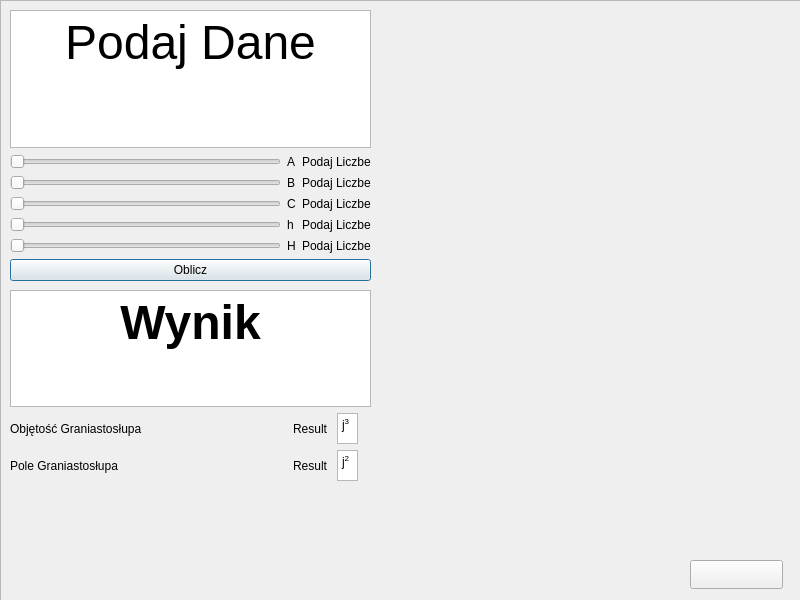
<?xml version="1.0" encoding="UTF-8"?>
<ui version="4.0">
 <class>PrismTriangle</class>
 <widget class="QDialog" name="PrismTriangle">
  <property name="geometry">
   <rect>
    <x>0</x>
    <y>0</y>
    <width>800</width>
    <height>600</height>
   </rect>
  </property>
  <property name="minimumSize">
   <size>
    <width>800</width>
    <height>600</height>
   </size>
  </property>
  <property name="maximumSize">
   <size>
    <width>800</width>
    <height>600</height>
   </size>
  </property>
  <property name="windowTitle">
   <string>Dialog</string>
  </property>
  <widget class="QWidget" name="layoutWidget">
   <property name="geometry">
    <rect>
     <x>10</x>
     <y>290</y>
     <width>361</width>
     <height>191</height>
    </rect>
   </property>
   <layout class="QVBoxLayout" name="verticalLayout_2">
    <item>
     <widget class="QTextBrowser" name="textBrowser_2">
      <property name="html">
       <string>&lt;!DOCTYPE HTML PUBLIC &quot;-//W3C//DTD HTML 4.0//EN&quot; &quot;http://www.w3.org/TR/REC-html40/strict.dtd&quot;&gt;
&lt;html&gt;&lt;head&gt;&lt;meta name=&quot;qrichtext&quot; content=&quot;1&quot; /&gt;&lt;meta charset=&quot;utf-8&quot; /&gt;&lt;style type=&quot;text/css&quot;&gt;
p, li { white-space: pre-wrap; }
hr { height: 1px; border-width: 0; }
li.unchecked::marker { content: &quot;\2610&quot;; }
li.checked::marker { content: &quot;\2612&quot;; }
&lt;/style&gt;&lt;/head&gt;&lt;body style=&quot; font-family:'Segoe UI'; font-size:9pt; font-weight:400; font-style:normal;&quot;&gt;
&lt;p align=&quot;center&quot; style=&quot; margin-top:0px; margin-bottom:0px; margin-left:0px; margin-right:0px; -qt-block-indent:0; text-indent:0px;&quot;&gt;&lt;span style=&quot; font-size:36pt; font-weight:700;&quot;&gt;Wynik&lt;/span&gt;&lt;/p&gt;&lt;/body&gt;&lt;/html&gt;</string>
      </property>
     </widget>
    </item>
    <item>
     <layout class="QGridLayout" name="gridLayout_2">
      <item row="1" column="4">
       <widget class="QTextBrowser" name="textBrowser_3">
        <property name="minimumSize">
         <size>
          <width>21</width>
          <height>31</height>
         </size>
        </property>
        <property name="maximumSize">
         <size>
          <width>21</width>
          <height>31</height>
         </size>
        </property>
        <property name="html">
         <string>&lt;!DOCTYPE HTML PUBLIC &quot;-//W3C//DTD HTML 4.0//EN&quot; &quot;http://www.w3.org/TR/REC-html40/strict.dtd&quot;&gt;
&lt;html&gt;&lt;head&gt;&lt;meta name=&quot;qrichtext&quot; content=&quot;1&quot; /&gt;&lt;meta charset=&quot;utf-8&quot; /&gt;&lt;style type=&quot;text/css&quot;&gt;
p, li { white-space: pre-wrap; }
hr { height: 1px; border-width: 0; }
li.unchecked::marker { content: &quot;\2610&quot;; }
li.checked::marker { content: &quot;\2612&quot;; }
&lt;/style&gt;&lt;/head&gt;&lt;body style=&quot; font-family:'Segoe UI'; font-size:9pt; font-weight:400; font-style:normal;&quot;&gt;
&lt;p style=&quot; margin-top:0px; margin-bottom:0px; margin-left:0px; margin-right:0px; -qt-block-indent:0; text-indent:0px;&quot;&gt;j&lt;span style=&quot; vertical-align:super;&quot;&gt;2&lt;/span&gt;&lt;/p&gt;&lt;/body&gt;&lt;/html&gt;</string>
        </property>
       </widget>
      </item>
      <item row="0" column="5">
       <widget class="QLabel" name="label_7">
        <property name="text">
         <string/>
        </property>
       </widget>
      </item>
      <item row="1" column="0">
       <widget class="QLabel" name="label_6">
        <property name="text">
         <string>Pole Graniastosłupa</string>
        </property>
       </widget>
      </item>
      <item row="1" column="1">
       <spacer name="horizontalSpacer_2">
        <property name="orientation">
         <enum>Qt::Horizontal</enum>
        </property>
        <property name="sizeHint" stdset="0">
         <size>
          <width>40</width>
          <height>20</height>
         </size>
        </property>
       </spacer>
      </item>
      <item row="0" column="0">
       <widget class="QLabel" name="label_5">
        <property name="text">
         <string>Objętość Graniastosłupa</string>
        </property>
       </widget>
      </item>
      <item row="1" column="3">
       <widget class="QLabel" name="labelPole">
        <property name="text">
         <string>Result </string>
        </property>
       </widget>
      </item>
      <item row="0" column="1">
       <spacer name="horizontalSpacer">
        <property name="orientation">
         <enum>Qt::Horizontal</enum>
        </property>
        <property name="sizeHint" stdset="0">
         <size>
          <width>40</width>
          <height>20</height>
         </size>
        </property>
       </spacer>
      </item>
      <item row="0" column="3">
       <widget class="QLabel" name="labelOb">
        <property name="text">
         <string>Result</string>
        </property>
       </widget>
      </item>
      <item row="0" column="4">
       <widget class="QTextBrowser" name="textBrowser_4">
        <property name="minimumSize">
         <size>
          <width>21</width>
          <height>31</height>
         </size>
        </property>
        <property name="maximumSize">
         <size>
          <width>21</width>
          <height>31</height>
         </size>
        </property>
        <property name="html">
         <string>&lt;!DOCTYPE HTML PUBLIC &quot;-//W3C//DTD HTML 4.0//EN&quot; &quot;http://www.w3.org/TR/REC-html40/strict.dtd&quot;&gt;
&lt;html&gt;&lt;head&gt;&lt;meta name=&quot;qrichtext&quot; content=&quot;1&quot; /&gt;&lt;meta charset=&quot;utf-8&quot; /&gt;&lt;style type=&quot;text/css&quot;&gt;
p, li { white-space: pre-wrap; }
hr { height: 1px; border-width: 0; }
li.unchecked::marker { content: &quot;\2610&quot;; }
li.checked::marker { content: &quot;\2612&quot;; }
&lt;/style&gt;&lt;/head&gt;&lt;body style=&quot; font-family:'Segoe UI'; font-size:9pt; font-weight:400; font-style:normal;&quot;&gt;
&lt;p style=&quot; margin-top:0px; margin-bottom:0px; margin-left:0px; margin-right:0px; -qt-block-indent:0; text-indent:0px;&quot;&gt;j&lt;span style=&quot; vertical-align:super;&quot;&gt;3&lt;/span&gt;&lt;/p&gt;&lt;/body&gt;&lt;/html&gt;</string>
        </property>
       </widget>
      </item>
     </layout>
    </item>
   </layout>
  </widget>
  <widget class="QWidget" name="layoutWidget_2">
   <property name="geometry">
    <rect>
     <x>10</x>
     <y>10</y>
     <width>361</width>
     <height>271</height>
    </rect>
   </property>
   <layout class="QVBoxLayout" name="verticalLayout">
    <item>
     <widget class="QTextBrowser" name="textBrowser">
      <property name="html">
       <string>&lt;!DOCTYPE HTML PUBLIC &quot;-//W3C//DTD HTML 4.0//EN&quot; &quot;http://www.w3.org/TR/REC-html40/strict.dtd&quot;&gt;
&lt;html&gt;&lt;head&gt;&lt;meta name=&quot;qrichtext&quot; content=&quot;1&quot; /&gt;&lt;meta charset=&quot;utf-8&quot; /&gt;&lt;style type=&quot;text/css&quot;&gt;
p, li { white-space: pre-wrap; }
hr { height: 1px; border-width: 0; }
li.unchecked::marker { content: &quot;\2610&quot;; }
li.checked::marker { content: &quot;\2612&quot;; }
&lt;/style&gt;&lt;/head&gt;&lt;body style=&quot; font-family:'Segoe UI'; font-size:9pt; font-weight:400; font-style:normal;&quot;&gt;
&lt;p align=&quot;center&quot; style=&quot; margin-top:0px; margin-bottom:0px; margin-left:0px; margin-right:0px; -qt-block-indent:0; text-indent:0px;&quot;&gt;&lt;span style=&quot; font-size:36pt;&quot;&gt;Podaj Dane&lt;/span&gt;&lt;/p&gt;&lt;/body&gt;&lt;/html&gt;</string>
      </property>
     </widget>
    </item>
    <item>
     <layout class="QGridLayout" name="gridLayout">
      <item row="2" column="0">
       <widget class="QSlider" name="SliderC">
        <property name="minimum">
         <number>1</number>
        </property>
        <property name="maximum">
         <number>100</number>
        </property>
        <property name="orientation">
         <enum>Qt::Horizontal</enum>
        </property>
       </widget>
      </item>
      <item row="2" column="1">
       <widget class="QLabel" name="label_4">
        <property name="text">
         <string>C</string>
        </property>
       </widget>
      </item>
      <item row="3" column="1">
       <widget class="QLabel" name="label_8">
        <property name="text">
         <string>h</string>
        </property>
       </widget>
      </item>
      <item row="1" column="1">
       <widget class="QLabel" name="label_3">
        <property name="text">
         <string>B</string>
        </property>
       </widget>
      </item>
      <item row="0" column="2">
       <widget class="QLabel" name="label_a_value">
        <property name="text">
         <string>Podaj Liczbe</string>
        </property>
       </widget>
      </item>
      <item row="3" column="0">
       <widget class="QSlider" name="Sliderh">
        <property name="minimum">
         <number>1</number>
        </property>
        <property name="maximum">
         <number>100</number>
        </property>
        <property name="orientation">
         <enum>Qt::Horizontal</enum>
        </property>
       </widget>
      </item>
      <item row="3" column="2">
       <widget class="QLabel" name="label_h_value">
        <property name="text">
         <string>Podaj Liczbe</string>
        </property>
       </widget>
      </item>
      <item row="0" column="0">
       <widget class="QSlider" name="SliderA">
        <property name="minimum">
         <number>1</number>
        </property>
        <property name="maximum">
         <number>100</number>
        </property>
        <property name="orientation">
         <enum>Qt::Horizontal</enum>
        </property>
       </widget>
      </item>
      <item row="2" column="2">
       <widget class="QLabel" name="label_c_value">
        <property name="text">
         <string>Podaj Liczbe</string>
        </property>
       </widget>
      </item>
      <item row="1" column="0">
       <widget class="QSlider" name="SliderB">
        <property name="minimum">
         <number>1</number>
        </property>
        <property name="maximum">
         <number>100</number>
        </property>
        <property name="orientation">
         <enum>Qt::Horizontal</enum>
        </property>
       </widget>
      </item>
      <item row="0" column="1">
       <widget class="QLabel" name="label_2">
        <property name="text">
         <string>A</string>
        </property>
       </widget>
      </item>
      <item row="1" column="2">
       <widget class="QLabel" name="label_b_value">
        <property name="text">
         <string>Podaj Liczbe</string>
        </property>
       </widget>
      </item>
      <item row="4" column="0">
       <widget class="QSlider" name="SliderH">
        <property name="minimum">
         <number>1</number>
        </property>
        <property name="maximum">
         <number>100</number>
        </property>
        <property name="orientation">
         <enum>Qt::Horizontal</enum>
        </property>
       </widget>
      </item>
      <item row="4" column="1">
       <widget class="QLabel" name="label_9">
        <property name="text">
         <string>H</string>
        </property>
       </widget>
      </item>
      <item row="4" column="2">
       <widget class="QLabel" name="label_H_value">
        <property name="text">
         <string>Podaj Liczbe</string>
        </property>
       </widget>
      </item>
     </layout>
    </item>
    <item>
     <widget class="QPushButton" name="pushButton">
      <property name="text">
       <string>Oblicz</string>
      </property>
     </widget>
    </item>
   </layout>
  </widget>
  <widget class="QPushButton" name="backbutton">
   <property name="geometry">
    <rect>
     <x>690</x>
     <y>560</y>
     <width>93</width>
     <height>29</height>
    </rect>
   </property>
   <property name="styleSheet">
    <string notr="true">image: url(:/image/grafika/back.png);</string>
   </property>
   <property name="text">
    <string/>
   </property>
  </widget>
  <widget class="QFrame" name="frame">
   <property name="geometry">
    <rect>
     <x>0</x>
     <y>0</y>
     <width>801</width>
     <height>601</height>
    </rect>
   </property>
   <property name="styleSheet">
    <string notr="true">image: url(:/image/grafika/backgraund.png);</string>
   </property>
   <property name="frameShape">
    <enum>QFrame::StyledPanel</enum>
   </property>
   <property name="frameShadow">
    <enum>QFrame::Raised</enum>
   </property>
   <widget class="QLabel" name="label">
    <property name="geometry">
     <rect>
      <x>380</x>
      <y>-80</y>
      <width>391</width>
      <height>641</height>
     </rect>
    </property>
    <property name="styleSheet">
     <string notr="true">image: url(:/image/grafika/prismtrojkat_white_cut.png);</string>
    </property>
    <property name="text">
     <string/>
    </property>
   </widget>
  </widget>
  <zorder>frame</zorder>
  <zorder>layoutWidget</zorder>
  <zorder>layoutWidget_2</zorder>
  <zorder>backbutton</zorder>
 </widget>
 <resources/>
 <connections/>
</ui>
